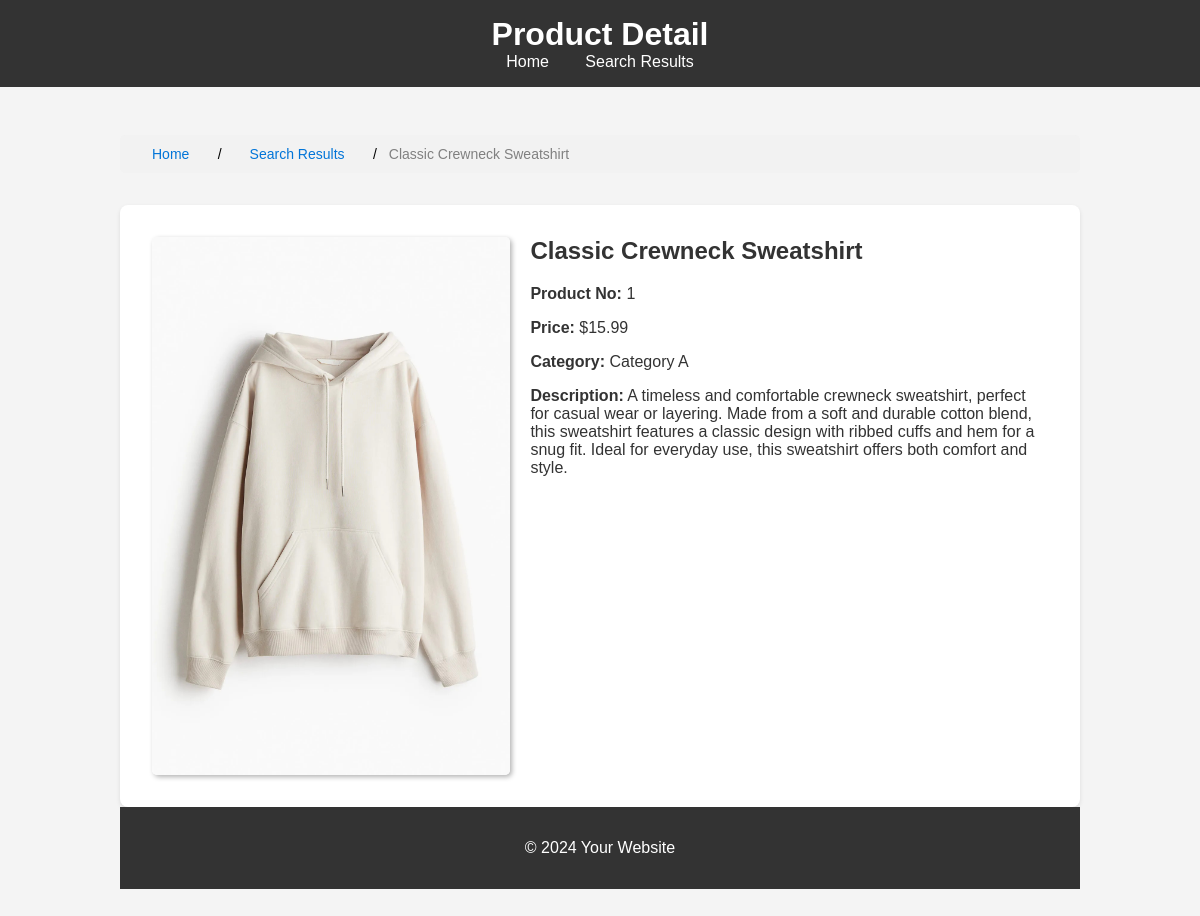
Page /product/1 on the committed database.
### models.py (models this page shows, shortened)
class Product(db.Model):
    id = db.Column(db.Integer, primary_key=True)  # Otomatik artan birincil anahtar
    product_no = db.Column(db.String(50), unique=True, nullable=False)  # Ürün numarası
    product_name = db.Column(db.String(50), unique=True, nullable=False)  # Ürün numarası
    description = db.Column(db.String(255), nullable=False)  # Ürün açıklaması
    price = db.Column(db.Float, nullable=False)  # Ürün fiyatı
    image = db.Column(db.String(255), nullable=True)  # Ürün resmi (opsiyonel)
    category = db.Column(db.String(100), nullable=False)  # Ürün kategorisi

### app.py (the view)
@app.route('/product/<int:product_id>')
def product_detail(product_id):
    product = Product.query.get_or_404(product_id)  # Ürünü ID'ye göre al
    return render_template('product_detail.html', product=product)

### templates/product_detail.html (shortened to what this page needs)
<!DOCTYPE html>
<html lang="en">
<head>
    <link rel="stylesheet" href="{{ url_for('static', filename='css/style.css') }}">
</head>
<body>
    <header>
        <h1>Product Detail</h1>
        <nav>
            <a href="/">Home</a>
            <a href="/search">Search Results</a>
        </nav>
    </header>
    <main>
        <nav aria-label="breadcrumb">
            <ol class="breadcrumb">
                <li class="breadcrumb-item"><a href="/">Home</a></li>
                <li class="breadcrumb-item"><a href="/search">Search Results</a></li>
                <li class="breadcrumb-item active" aria-current="page">{{ product.product_name }}</li>
            </ol>
        </nav>
        <div class="product-detail">
            <img src="{{ url_for('static', filename='images/' + product.image) }}" alt="{{ product.description }}">
            <div>
                <h2>{{ product.product_name }}</h2>
                <p><strong>Product No:</strong> {{ product.product_no }}</p>
                <p><strong>Price:</strong> ${{ product.price }}</p>
                <p><strong>Category:</strong> {{ product.category }}</p>
                <p><strong> Description:</strong> {{ product.description }}</p>
            </div>
        </div>
        <footer>
            <p>&copy; 2024 Your Website</p>
        </footer>
    </main>
</body>
</html>

### static/css/style.css (style rules this page uses)
body { font-family: Arial, sans-serif; margin: 0; padding: 0; background-color: #f5f5f5; }
header { background-color: #007bff; color: white; padding: 1rem; text-align: center; }
header h1 { margin: 0; }

### templates/product_detail.html (style rules this page uses)
body { font-family: sans-serif; margin: 0; padding: 0; background-color: #f4f4f4; color: #333; }
header { background-color: #333; color: white; padding: 1rem 0; text-align: center; }
nav a { color: white; text-decoration: none; margin: 0 1rem; }
main { padding: 2rem; max-width: 960px; margin: 0 auto; }
.breadcrumb { background-color: #eee; padding: 0.5rem 1rem; margin-bottom: 2rem; list-style: none; padding: 10px 16px; list-style: none; background-color: #f2f2f2; border-radius: 5px; }
.breadcrumb li { display: inline; font-size: 14px; }
.breadcrumb li+li:before { padding: 8px; color: black; content: "/\00a0"; }
.breadcrumb li a { color: #0275d8; text-decoration: none; }
.breadcrumb .active { color: grey; }
.product-detail { background-color: white; padding: 2rem; border-radius: 8px; box-shadow: 0 2px 4px rgba(0, 0, 0, 0.1); display: flex; flex-wrap: wrap; gap: 20px; }
.product-detail img { max-width: 40%; height: auto; border-radius: 5px; box-shadow: 2px 2px 5px rgba(0,0,0,0.3); }
.product-detail div { flex: 1; }
.product-detail h2 { margin-top: 0; }
footer { background-color: #333; color: white; text-align: center; padding: 1rem 0; position: relative; bottom: 0; width: 100%; }

### rows in the picture
Product: product_name "Classic Crewneck Sweatshirt", image (picture), product_no "1", price "15.99", category "Category A", description "A timeless and comfortable crewneck sweatshirt, perfect for casual wear or layering. Made from a soft and durable cotton blend, this sweatshirt features a classic design with ribbed cuffs and hem for a snug fit. Ideal for everyday use, this sweatshirt offers both comfort and style."
